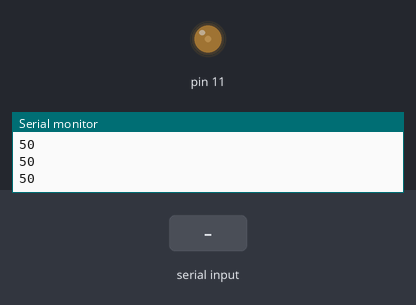
This sketch was run on a simulated Arduino Uno, built with avr-gcc and run on an emulated ATmega328P. Shown: output pins drawn as LEDs (lit = HIGH), the last lines printed to the serial monitor. The test bench sets the inputs (shaded band).

Above: at 1.2 s.
1.3 s: "90,45\n" received over Serial
At 2.4 s:
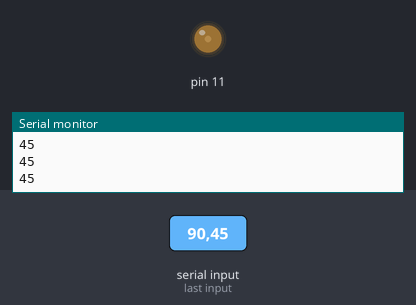
2.8 s: "30,150\n" received over Serial
At 3.3 s:
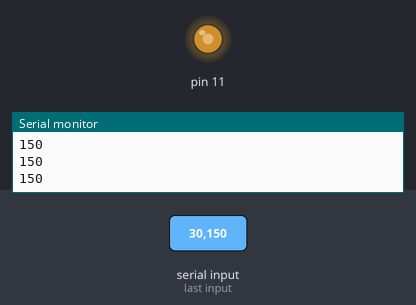
4.3 s: "200\n" received over Serial
At 5.5 s:
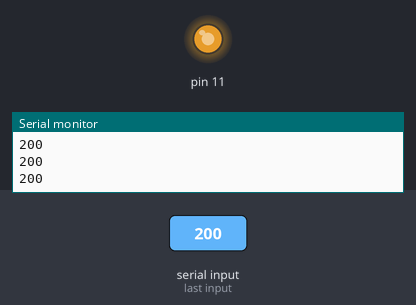
5.8 s: "90\n" received over Serial
At 6.4 s:
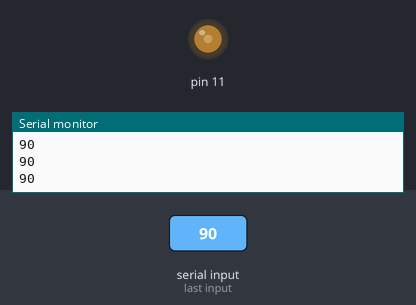
Timing chart, 0 to 8.3 s (numbered marks = the images above; inputs shaded):
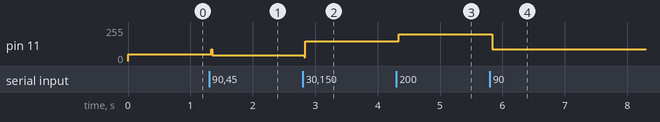

Measured:
- after the input at 1.3 s, pin 11: 50/255 → 45/255 at once
- after the input at 2.8 s, pin 11: 45/255 → 150/255 at once
- after the input at 4.3 s, pin 11: 150/255 → 200/255 at once
- after the input at 5.8 s, pin 11: 200/255 → 90/255 at once

The sketch:

AurdSock.ino
```cpp
int c = 50;

void setup() {
  // put your setup code here, to run once:
  pinMode(11,OUTPUT);
  Serial.begin(9600);
}

void loop() {
  // put your main code here, to run repeatedly:
  analogWrite(11, c);
  if (Serial.available() > 0)
  {
    c = Serial.parseInt();
    Serial.read();
  }

  Serial.println(c);

  delay(20);
}
```
